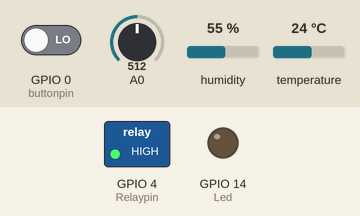
Recording of a sketch running on a simulated ESP8266 (NodeMCU). Parts: switched loads named in the sketch (green lamp = pin HIGH), output pins drawn as LEDs (lit = HIGH). The test bench sets the inputs (shaded band); at power-on: GPIO 0 (buttonpin) LOW, A0 = 512, humidity 55 %, temperature 24 °C. WiFi joins after 1.5 s; servers stay silent unless stated; uploads are accepted with an empty reply; what the sketch prints to the serial monitor is not drawn.

Above: at 3.2 s.
3.3 s: GPIO 0 (buttonpin) driven HIGH
At 9.7 s:
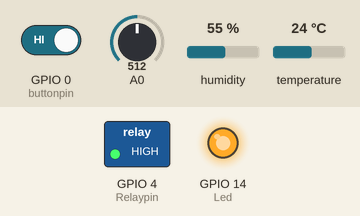
10.2 s: GPIO 0 (buttonpin) driven LOW
At 16.4 s:
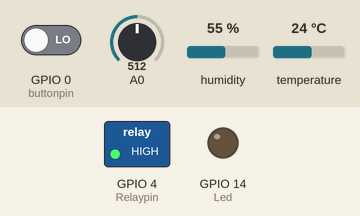
Timing chart, 0 to 17.9 s (numbered marks = the images above; inputs shaded):
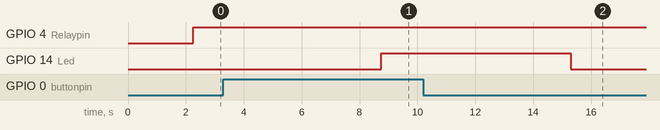

The sketch:

Dream_alpha.ino
```cpp
#include <DHT.h>        // 온습도 센서 라이브러리 참고를 위한 헤더파일 선언
#include <SoftwareSerial.h>
#include <ArduinoJson.h>
#include <ESP8266WiFi.h>
#include <ESP8266HTTPClient.h>
#include <WiFiClient.h>

#define DHTPIN    2      // 아두이노의 8번 핀에 연결된 온습도 센서와 연결
#define DHTTYPE   DHT22   // DHT-22 센서의 유형으로 선택

#define Relaypin 4

DHT dht(DHTPIN, DHTTYPE); // DHT라이브러리를 통해 핀과 타입을 설정

int Led = 14;
int buttonpin = 0;
int val;

const char* ssid = "LJH"; // Wi-Fi SSID
const char* password = "1357924680"; // Wi-Fi Password
const char* postUrl = "http://203.250.133.141:8080/arduino/sensor_upload/"; // 서버 URL
const char* getUrl = "http://203.250.133.141:8080/arduino/sensor_get/";


WiFiClient client;

void setup() {


  pinMode (Led, OUTPUT) ;// define LED as output interface
  pinMode (buttonpin, INPUT) ;// output interface as defined Reed sensor

  pinMode (Relaypin, OUTPUT);


  Serial.begin(9600);

  dht.begin();          // 온습도센서 초기화

      // Wi-Fi 연결
  WiFi.begin(ssid, password);
  while (WiFi.status() != WL_CONNECTED) {
    delay(1000);
    Serial.println("Connecting to WiFi...");
  }
  Serial.println("Connected to WiFi");
}


void loop() {
  // put your main code here, to run repeatedly:


  float temperature_f = dht.readTemperature();  // 온도 측정
  float humidity_f = dht.readHumidity();        // 습도 측정
  int relayStatus = 1;
  int leadSwitch = 0;

  int temperature = round(temperature_f);  // 온도 정수로 반올림 해서 변환
  int humidity = round(humidity_f);        // 습도 정수로 반올림 해서 변환

  val = digitalRead (buttonpin) ;// digital interface will be assigned a value of 3 to read val

  WiFiClient client;
  HTTPClient http;
  http.begin(client, getUrl + String("333") + "/");
  http.addHeader("Content-Type", "application/json");

  int httpResponseCode5 = http.GET();

  if (httpResponseCode5 > 0) {
    Serial.printf("HTTP Response code: %d\n", httpResponseCode5);
    String payload = http.getString(); // 릴레이 스위치 응답값
    Serial.println("Server response: " + payload);

    String serverResponse = payload;

    DynamicJsonDocument jsonDoc(1024); // JSON 문서를 저장할 버퍼 크기 조절

    deserializeJson(jsonDoc, serverResponse);

    int deviceValue = jsonDoc["device_value"];

    Serial.print("Device Value: ");
    Serial.println(deviceValue);
    relayStatus = deviceValue;
    delay(1000);
    }

  else {
    Serial.println("HTTP Request failed");
    }

  http.end();

  if (val == HIGH) {
    digitalWrite (Led, HIGH);
    Serial.print("리드스위치: 문 열림, value: ");
    leadSwitch = 0;
    Serial.println(leadSwitch);
    }

  else {
    digitalWrite (Led, LOW);
    Serial.print("리드스위치: 문 닫힘, value: ");
    leadSwitch = 1;
    Serial.println(leadSwitch);
    }


  if(relayStatus == 1) {
    Serial.print("릴레이 스위치 켜짐, relayStatus: ");
    Serial.println(relayStatus);
    digitalWrite(Relaypin,HIGH);
    delay(500);
  }

  else {
    Serial.print("릴레이 스위치 꺼짐, relayStatus: ");
    Serial.println(relayStatus);
    digitalWrite(Relaypin,LOW);
    delay(500);
  }


  // 시리얼 모니터에 온도 출력
  Serial.print("Temperature: ");
  Serial.print(temperature);

  // 시리얼 모니터에 습도 출력
  Serial.print(", Humidity: ");
  Serial.println(humidity);

  int Lux_Value = analogRead(A0);
  Serial.print("lux value: ");
  Serial.println(Lux_Value);


    http.begin(client, postUrl + String("1") + "/" + String("111") + "/" + String(temperature) + "/");
    http.addHeader("Content-Type", "application/json");

    int httpResponseCode = http.PUT("");

    if (httpResponseCode > 0) {
      Serial.printf("HTTP Response code: %d\n", httpResponseCode);
      String payload = http.getString(); // 서버로부터 받은 응답값
      Serial.print("Server response: " + payload);
    } else {
      Serial.println("HTTP Request failed");
    }


    http.begin(client, postUrl + String("2") + "/" + String("222") + "/" + String(humidity) + "/");
    http.addHeader("Content-Type", "application/json");

    int httpResponseCode2 = http.PUT("");

    if (httpResponseCode2 > 0) {
      Serial.printf("HTTP Response code: %d\n", httpResponseCode2);
      String payload = http.getString(); // 서버로부터 받은 응답값
      Serial.print("Server response: " + payload);
    } else {
      Serial.println("HTTP Request failed");
    }

    http.begin(client, postUrl + String("3") + "/" + String("333") + "/" + String(relayStatus) + "/");
    http.addHeader("Content-Type", "application/json");

    int httpResponseCode3 = http.PUT("");

    if (httpResponseCode3 > 0) {
      Serial.printf("HTTP Response code: %d\n", httpResponseCode3);
      String payload = http.getString(); // 서버로부터 받은 응답값
      Serial.print("Server response: " + payload);
    } else {
      Serial.println("HTTP Request failed");
    }

    http.begin(client, postUrl + String("4") + "/" + String("444") + "/" + String(leadSwitch) + "/");
    http.addHeader("Content-Type", "application/json");

    int httpResponseCode4 = http.PUT("");

    if (httpResponseCode4 > 0) {
      Serial.printf("HTTP Response code: %d\n", httpResponseCode4);
      String payload = http.getString(); // 서버로부터 받은 응답값
      Serial.print("Server response: " + payload);
    } else {
      Serial.println("HTTP Request failed");
    }

    http.end();

    Serial.println("---------");
    Serial.println("");


    delay(5000); // 5초마다 전송
  }
```

Measured:
- after the input at 3.3 s, GPIO 14 (Led): LOW → HIGH after 5.5 s
- after the input at 10.2 s, GPIO 14 (Led): HIGH → LOW after 5.1 s
